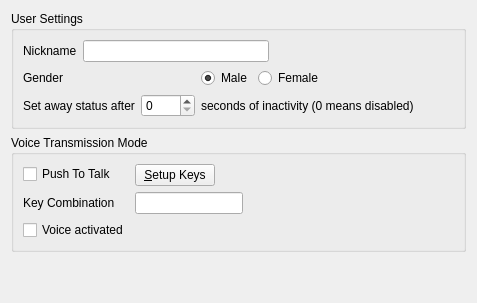
     <widget class="QWidget" name="generalTab">
      <attribute name="title">
       <string>General</string>
      </attribute>
      <layout class="QVBoxLayout" name="verticalLayout_2">
       <item>
        <widget class="QGroupBox" name="groupBox">
         <property name="title">
          <string>User Settings</string>
         </property>
         <layout class="QVBoxLayout" name="verticalLayout_3">
          <item>
           <layout class="QHBoxLayout" name="horizontalLayout">
            <item>
             <widget class="QLabel" name="label">
              <property name="text">
               <string>Nickname</string>
              </property>
              <property name="buddy">
               <cstring>nicknameEdit</cstring>
              </property>
             </widget>
            </item>
            <item>
             <widget class="QLineEdit" name="nicknameEdit"/>
            </item>
            <item>
             <spacer name="horizontalSpacer">
              <property name="orientation">
               <enum>Qt::Horizontal</enum>
              </property>
              <property name="sizeHint" stdset="0">
               <size>
                <width>40</width>
                <height>20</height>
               </size>
              </property>
             </spacer>
            </item>
           </layout>
          </item>
          <item>
           <layout class="QHBoxLayout" name="horizontalLayout_7" stretch="0,0,0,0,0">
            <property name="leftMargin">
             <number>0</number>
            </property>
            <item>
             <widget class="QLabel" name="label_7">
              <property name="text">
               <string>Gender</string>
              </property>
              <property name="buddy">
               <cstring>maleRadioButton</cstring>
              </property>
             </widget>
            </item>
            <item>
             <spacer name="horizontalSpacer_12">
              <property name="orientation">
               <enum>Qt::Horizontal</enum>
              </property>
              <property name="sizeHint" stdset="0">
               <size>
                <width>40</width>
                <height>20</height>
               </size>
              </property>
             </spacer>
            </item>
            <item>
             <widget class="QRadioButton" name="maleRadioButton">
              <property name="sizePolicy">
               <sizepolicy hsizetype="Minimum" vsizetype="Fixed">
                <horstretch>0</horstretch>
                <verstretch>0</verstretch>
               </sizepolicy>
              </property>
              <property name="layoutDirection">
               <enum>Qt::LeftToRight</enum>
              </property>
              <property name="text">
               <string>Male</string>
              </property>
              <property name="checked">
               <bool>true</bool>
              </property>
             </widget>
            </item>
            <item>
             <widget class="QRadioButton" name="femaleRadioButton">
              <property name="text">
               <string>Female</string>
              </property>
             </widget>
            </item>
            <item>
             <spacer name="horizontalSpacer_13">
              <property name="orientation">
               <enum>Qt::Horizontal</enum>
              </property>
              <property name="sizeHint" stdset="0">
               <size>
                <width>40</width>
                <height>20</height>
               </size>
              </property>
             </spacer>
            </item>
           </layout>
          </item>
          <item>
           <layout class="QHBoxLayout" name="horizontalLayout_2">
            <item>
             <widget class="QLabel" name="label_2">
              <property name="text">
               <string>Set away status after</string>
              </property>
              <property name="buddy">
               <cstring>awaySpinBox</cstring>
              </property>
             </widget>
            </item>
            <item>
             <widget class="QSpinBox" name="awaySpinBox">
              <property name="maximum">
               <number>3600</number>
              </property>
             </widget>
            </item>
            <item>
             <widget class="QLabel" name="label_3">
              <property name="text">
               <string>seconds of inactivity (0 means disabled)</string>
              </property>
             </widget>
            </item>
            <item>
             <spacer name="horizontalSpacer_2">
              <property name="orientation">
               <enum>Qt::Horizontal</enum>
              </property>
              <property name="sizeHint" stdset="0">
               <size>
                <width>40</width>
                <height>20</height>
               </size>
              </property>
             </spacer>
            </item>
           </layout>
          </item>
         </layout>
        </widget>
       </item>
       <item>
        <widget class="QGroupBox" name="groupBox_2">
         <property name="title">
          <string>Voice Transmission Mode</string>
         </property>
         <layout class="QFormLayout" name="formLayout">
          <property name="fieldGrowthPolicy">
           <enum>QFormLayout::FieldsStayAtSizeHint</enum>
          </property>
          <property name="labelAlignment">
           <set>Qt::AlignLeading|Qt::AlignLeft|Qt::AlignVCenter</set>
          </property>
          <item row="0" column="0">
           <widget class="QCheckBox" name="pttChkBox">
            <property name="text">
             <string>Push To Talk</string>
            </property>
           </widget>
          </item>
          <item row="0" column="1">
           <widget class="QPushButton" name="setupkeysButton">
            <property name="text">
             <string>&amp;Setup Keys</string>
            </property>
           </widget>
          </item>
          <item row="1" column="0">
           <widget class="QLabel" name="label_4">
            <property name="text">
             <string>Key Combination</string>
            </property>
            <property name="buddy">
             <cstring>keycompEdit</cstring>
            </property>
           </widget>
          </item>
          <item row="1" column="1">
           <widget class="QLineEdit" name="keycompEdit">
            <property name="readOnly">
             <bool>true</bool>
            </property>
           </widget>
          </item>
          <item row="2" column="0">
           <widget class="QCheckBox" name="voiceactChkBox">
            <property name="text">
             <string>Voice activated</string>
            </property>
           </widget>
          </item>
         </layout>
        </widget>
       </item>
       <item>
        <spacer name="verticalSpacer">
         <property name="orientation">
          <enum>Qt::Vertical</enum>
         </property>
         <property name="sizeHint" stdset="0">
          <size>
           <width>20</width>
           <height>40</height>
          </size>
         </property>
        </spacer>
       </item>
      </layout>
     </widget>
